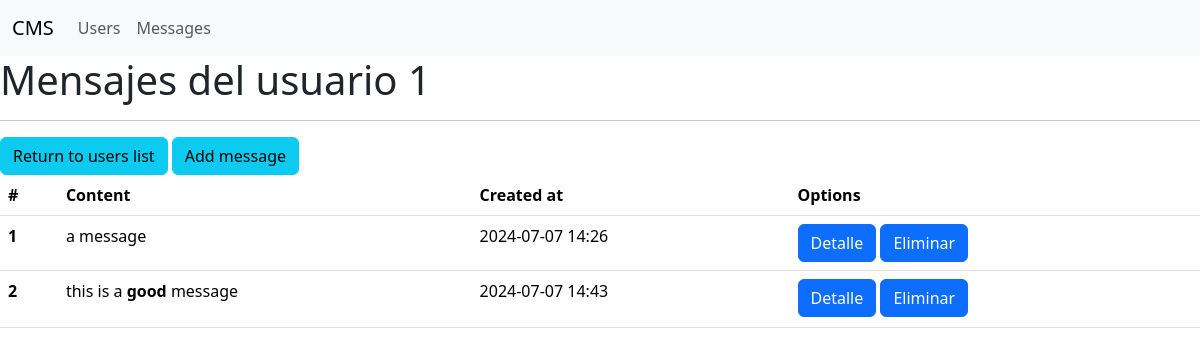
The app's page /messages-by-user/1 with its own data.
### main.py (models this page shows, shortened)
class User(db.Model):
    __tablename__ = "users"
    id = db.Column(db.Integer, primary_key=True, autoincrement=True)
    first_name = db.Column(db.String(150), nullable=False)
    last_name = db.Column(db.String(150), nullable=False)
    age = db.Column(db.Integer, nullable=False)
    country = db.Column(db.String(50), nullable=False)
    content = db.Column(db.Text, nullable=True)
    created_at = db.Column(db.DateTime(timezone=True), server_default=func.now())

class Message(db.Model):
    __tablename__ = "messages"
    id = db.Column(db.Integer, primary_key=True, autoincrement=True)
    content = db.Column(db.Text, nullable=True)
    created_at = db.Column(db.DateTime(timezone=True), server_default=func.now())
    user_id = db.Column(db.Integer, db.ForeignKey("users.id"))
    user = db.relationship("User", backref="user")

### main.py (the view)
@app.route("/messages-by-user/<user_id>")
def messages_by_user(user_id):
    user = User.query.get_or_404(user_id)
    messages = Message.query.filter_by(user = user).all()
    return render_template("messages-by-user.html", user=user, messages=messages)

### templates/messages-by-user.html (shortened to what this page needs)
{% extends 'base.html' %}
{% block content %}
<h1>Mensajes del usuario {{ user.id }}</h1>
<hr>
<a href="{{ url_for('users') }}" class="btn btn-info">Return to users list</a>
<a href="{{ url_for('messages_add', user_id=user.id) }}" class="btn btn-info">Add message</a>
<table class="table">
    <thead>
      <tr>
        <th scope="col">#</th>
        <th scope="col">Content</th>
        <th scope="col">Created at</th>
        <th scope="col">Options</th>
      </tr>
    </thead>
    <tbody>
      {% for message in messages %}
      <tr>
        <th scope="row">{{ message.id }}</th>
        {% if message.content %}
        <td>{{ message.content|safe }}</td>
        {% else %}
        <td>-</td>
        {% endif %}
        <td>{{ message.created_at.strftime("%Y-%m-%d %H:%M") }}</td>
        <td>
            <a href="#" class="btn btn-primary">Detalle</a>
            <a href="#" class="btn btn-primary">Eliminar</a>
        </td>
      </tr>
      {% endfor %}
    </tbody>
  </table>
{% endblock %}

### records on screen
User: id "1"
Message: id "1", content "a message", created_at "2024-07-07 14:26"
Message: id "2", content "this is a good message", created_at "2024-07-07 14:43"
